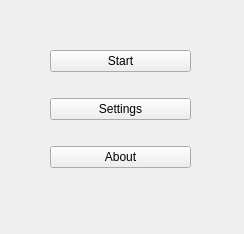
<?xml version="1.0" encoding="UTF-8"?>
<ui version="4.0">
 <class>MainWindow</class>
 <widget class="QMainWindow" name="MainWindow">
  <property name="geometry">
   <rect>
    <x>0</x>
    <y>0</y>
    <width>244</width>
    <height>234</height>
   </rect>
  </property>
  <property name="minimumSize">
   <size>
    <width>244</width>
    <height>234</height>
   </size>
  </property>
  <property name="maximumSize">
   <size>
    <width>244</width>
    <height>234</height>
   </size>
  </property>
  <property name="baseSize">
   <size>
    <width>244</width>
    <height>234</height>
   </size>
  </property>
  <property name="windowTitle">
   <string>MainWindow</string>
  </property>
  <widget class="QWidget" name="centralwidget">
   <widget class="QWidget" name="">
    <property name="geometry">
     <rect>
      <x>50</x>
      <y>30</y>
      <width>141</width>
      <height>161</height>
     </rect>
    </property>
    <layout class="QVBoxLayout" name="verticalLayout">
     <item>
      <widget class="QPushButton" name="btStartGame">
       <property name="text">
        <string>Start</string>
       </property>
      </widget>
     </item>
     <item>
      <widget class="QPushButton" name="btSettings">
       <property name="text">
        <string>Settings</string>
       </property>
      </widget>
     </item>
     <item>
      <widget class="QPushButton" name="btAbout">
       <property name="text">
        <string>About</string>
       </property>
      </widget>
     </item>
    </layout>
   </widget>
  </widget>
 </widget>
 <resources/>
 <connections/>
</ui>
